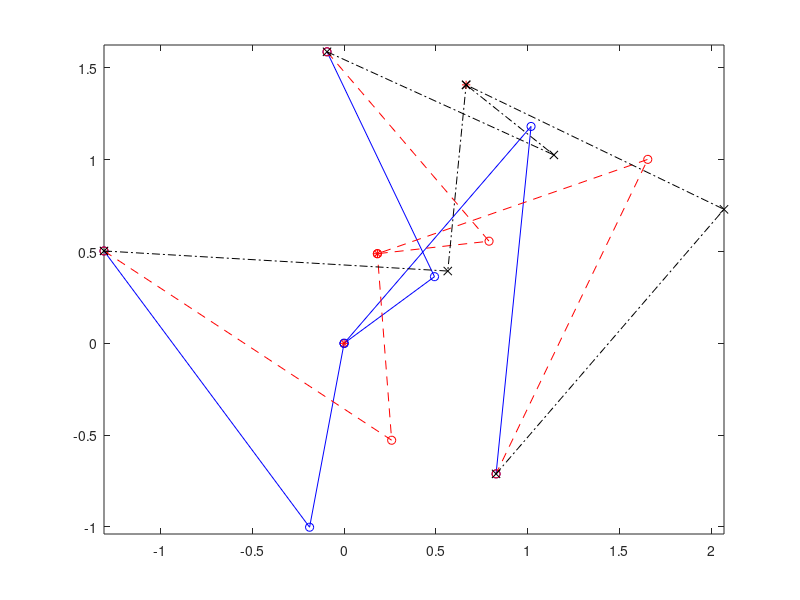

The MATLAB source for this figure:
% 3 precision position synthesis (Gripper)
clear all
close all
d2r=pi/180;
r2d=180/pi;
% precision positions
p1=[0 0]';
p2=[0.1815 0.4882]';
p3=[0.6647 1.4078]';
p21=p2-p1;
p31=p3-p1;
% rotation angles corresponding to p2 and p3
alpha2=-30*d2r;
alpha3=-75*d2r;
% Left dyad rotation corresponding to p2 and p3
beta2=15*d2r;
beta3=40*d2r;
% Right dyad rotation corresponding to p2 and p3
gama2=-20*d2r;
gama3=-35*d2r;
% precalculation
s_alpha2=sin(alpha2);s_alpha3=sin(alpha3);
c_alpha2=cos(alpha2);c_alpha3=cos(alpha3);
s_beta2=sin(beta2);s_beta3=sin(beta3);
c_beta2=cos(beta2);c_beta3=cos(beta3);
s_gama2=sin(gama2);c_gama2=cos(gama2);
s_gama3=sin(gama3);c_gama3=cos(gama3);
%
WZ=inv([c_beta2-1, -s_beta2, c_alpha2-1, -s_alpha2;...
    s_beta2, c_beta2-1, s_alpha2, c_alpha2-1;...
    c_beta3-1, -s_beta3, c_alpha3-1, -s_alpha3;...
    s_beta3, c_beta3-1, s_alpha3, c_alpha3-1])*[p21;p31];
%
US=inv([c_gama2-1, -s_gama2, c_alpha2-1, -s_alpha2;...
    s_gama2, c_gama2-1, s_alpha2, c_alpha2-1;...
    c_gama3-1, -s_gama3, c_alpha3-1, -s_alpha3;...
    s_gama3, c_gama3-1, s_alpha3, c_alpha3-1])*[p21;p31];  
%
alpha2s=15*d2r;
alpha3s=5*d2r;
gama2s=20*d2r;
gama3s=50*d2r;
s_alpha2s=sin(alpha2s);s_alpha3s=sin(alpha3s);
c_alpha2s=cos(alpha2s);c_alpha3s=cos(alpha3s);
s_gama2s=sin(gama2s);s_gama3s=sin(gama3s);
c_gama2s=cos(gama2s);c_gama3s=cos(gama3s);
%
UsVs=inv([c_gama2s-1, -s_gama2s, c_alpha2s-1, -s_alpha2s;...
    s_gama2s, c_gama2s-1, s_alpha2s, c_alpha2s-1;...
    c_gama3s-1, -s_gama3s, c_alpha3s-1, -s_alpha3s;...
    s_gama3s, c_gama3s-1, s_alpha3s, c_alpha3s-1])*[p21;p31];  
% Plot P1-Z1-W1 and P1-S1-U1 (P0)
Z1=[WZ(3),WZ(4)];Z=sqrt(Z1*Z1');% Z1 is a vector and Z is its magnitude
W1=[WZ(1),WZ(2)];W=sqrt(W1*W1');
S1=[US(3),US(4)];S=sqrt(S1*S1');
U1=[US(1),US(2)];U=sqrt(U1*U1');
U1s=[UsVs(1),UsVs(2)];Us=sqrt(U1s*U1s');
V1s=[UsVs(3),UsVs(4)];Vs=sqrt(V1s*V1s');
dyadLx=[0,-Z1(1),-Z1(1)-W1(1)];dyadLy=[0,-Z1(2),-Z1(2)-W1(2)];
dyadRx=[0,-S1(1),-S1(1)-U1(1)];dyadRy=[0,-S1(2),-S1(2)-U1(2)];
dyadRRx=[0,-V1s(1),-V1s(1)-U1s(1)];dyadRRy=[0,-V1s(2),-V1s(2)-U1s(2)];
plot(dyadLx,dyadLy,'-bo');
hold on
plot(dyadRx,dyadRy,'-bo');
plot(dyadRRx,dyadRRy,'-bo');
axis equal
plot([p1(1),p2(1),p3(1)],[p1(2),p2(2),p3(2)],'r*');
% Four bar simulation from a dimensional anaysis, W1, Z1, S1, U1
%
theta=atan2(W1(2),W1(1));
sigma=atan2(U1(2),U1(1));
G1=Z1+W1-U1-S1;
V1=Z1-S1;
rho=atan2(V1(2),V1(1));
sigmas=atan2(U1s(2),U1s(1));
phi=atan2(Z1(2),Z1(1));
% location of left ground pin
a0=-W1-Z1;
% location of right ground pin
b0=-S1-U1;
% location of right ground pin
c0=-V1s-U1s;
%
a1=-Z1;% tip of W1
b1=-S1;% tip of U1
c1=-V1s; % tip of V1s
P0=[0 0]; 
% precision position 2
a2=a0+W*[cos(theta+beta2) sin(theta+beta2)]; %a2=W*exp(i*(theta+beta2));
b2=b0+U*[cos(sigma+gama2) sin(sigma+gama2)]; %U*exp(i*(sigma+gama2));%
c2=c0+Us*[cos(sigmas+gama2s) sin(sigmas+gama2s)];
P2=a2+Z*[cos(phi+alpha2) sin(phi+alpha2)]; %P2=a2+Z*exp(i*(phi+alpha2))
plot([a0(1) a2(1) P2(1) b2(1) b0(1)],[a0(2) a2(2) P2(2) b2(2) b0(2)],'--ro');
hold on
plot([c0(1) c2(1) P2(1)],[c0(2) c2(2) P2(2)],'--ro');
% precision position 3
a3=a0+W*[cos(theta+beta3) sin(theta+beta3)]; %a2=W*exp(i*(theta+beta3));
b3=b0+U*[cos(sigma+gama3) sin(sigma+gama3)]; %U*exp(i*(sigma+gama3));%
c3=c0+Us*[cos(sigmas+gama3s) sin(sigmas+gama3s)];
P3=a3+Z*[cos(phi+alpha3) sin(phi+alpha3)]; %P2=a3+Z*exp(i*(phi+alpha3))
plot([a0(1) a3(1) P3(1) b3(1) b0(1)],[a0(2) a3(2) P3(2) b3(2) b0(2)],'-.kx');
plot([c0(1) c3(1) P3(1)],[c0(2) c3(2) P3(2)],'-.kx');
WZ
US
U1s
V1s
a0
b0
c0

